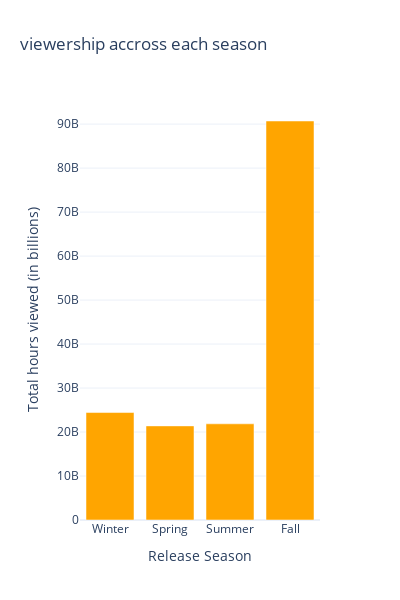

Source (notebook cell):
### Code cell
fig = go.Figure(data=[
    go.Bar(
        x=seasonal_viewership.index,
        y=seasonal_viewership.values,
        marker_color='orange'
    )
])

fig.update_layout(
    title='viewership accross each season',
    xaxis_title='Release Season',
    yaxis_title='Total hours viewed (in billions)',
    height=600,
    width=400
)
fig.show()

### Figure 1 — Plotly figure (JSON) as saved in the notebook; plotly's stock layout.template omitted (floating-point values rounded to 4 significant figures)
{"data": [{"marker": {"color": "orange"}, "type": "bar", "x": ["Winter", "Spring", "Summer", "Fall"], "y": [24431100000, 21397400000, 21864600000, 90708800000]}], "layout": {"height": 600, "title": {"text": "viewership accross each season"}, "width": 400, "xaxis": {"autorange": true, "range": [-0.5, 3.5], "title": {"text": "Release Season"}, "type": "category"}, "yaxis": {"autorange": true, "range": [0, 95480000000.0], "title": {"text": "Total hours viewed (in billions)"}, "type": "linear"}}}
